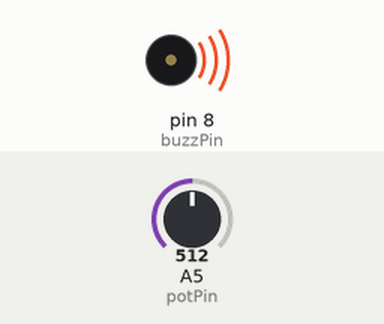
Recording of a sketch running on a simulated Arduino Uno, built with avr-gcc and run on an emulated ATmega328P. Parts: buzzer (waves = sounding). The test bench sets the inputs (shaded band); at power-on: A5 (potPin) = 512.

Above: at 0.1 s.
Timing chart, 0 to 1.6 s (numbered marks = the images above):
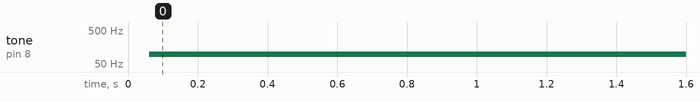

The sketch:

24.passive_buzzer.ino
```cpp
int buzzPin = 8;
int potPin = A5;

int potVal = 0;
int toneVal = 0;

// you can control the tone of buzzer by changing the delaytime
//int buzzTime = 5;


String msg = "Please give the order: go or off";
String order;

void setup() {
  // put your setup code here, to run once:
  pinMode(buzzPin, OUTPUT);
  pinMode(potPin, INPUT);

  //Serial.begin(9600);
}

void loop() {
  // put your main code here, to run repeatedly:

  //Serial.println(msg);

  //while(Serial.available()== 0){}

  //order = Serial.readString();

  //Serial.print("you said ");
  //Serial.println(order);

  potVal = analogRead(potPin);
  toneVal = (9940./1023.)*potVal + 60;

  //if(order == "go"){
    digitalWrite(buzzPin, HIGH);
    delayMicroseconds(toneVal);
    //delay(buzzTime);
    digitalWrite(buzzPin, LOW);
    delayMicroseconds(toneVal);
    //delay(buzzTime);
  //}

  //if (order == "off"){
    //digitalWrite(buzzPin, LOW);
  //}

}
```

Measured:
- by itself, tone on pin 8 (buzzPin): silent → 98 Hz at 0.06 s
